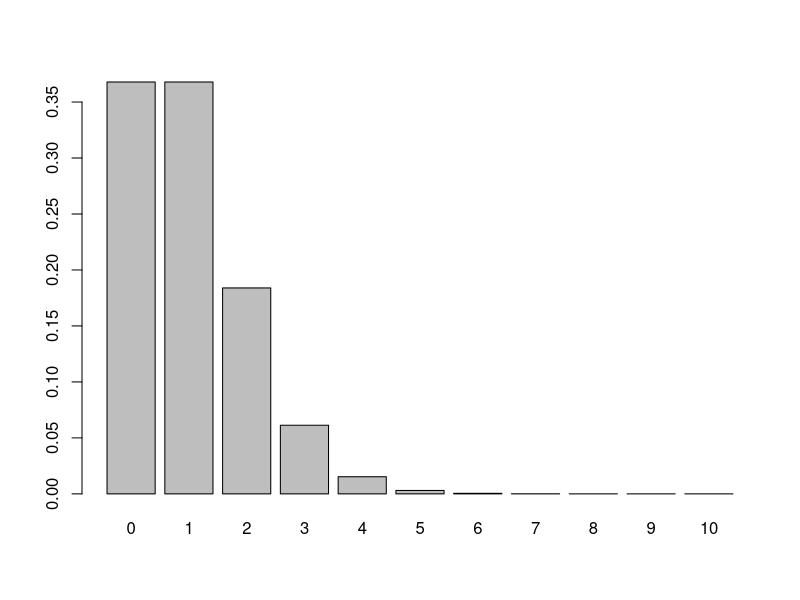
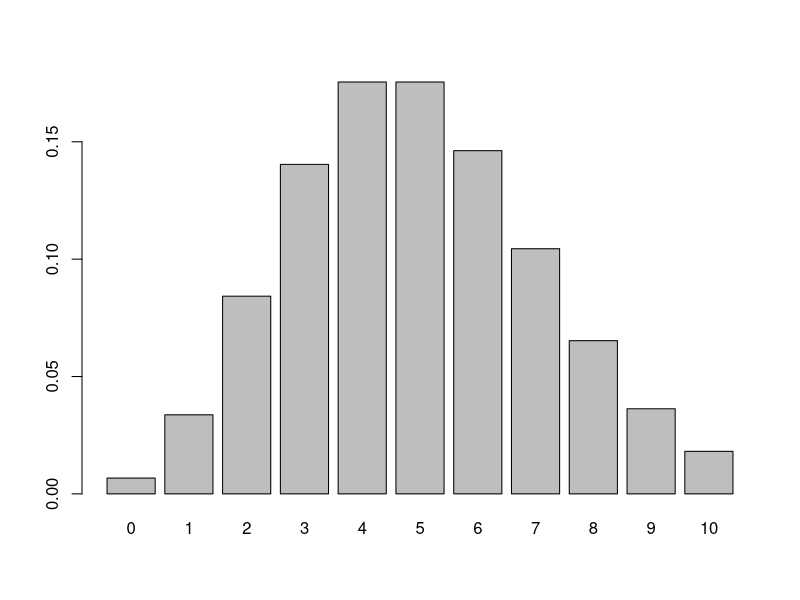
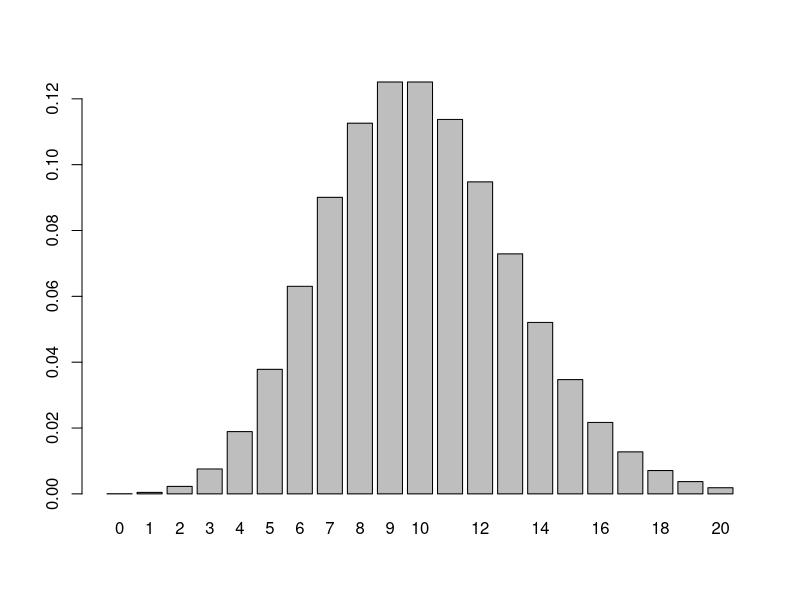
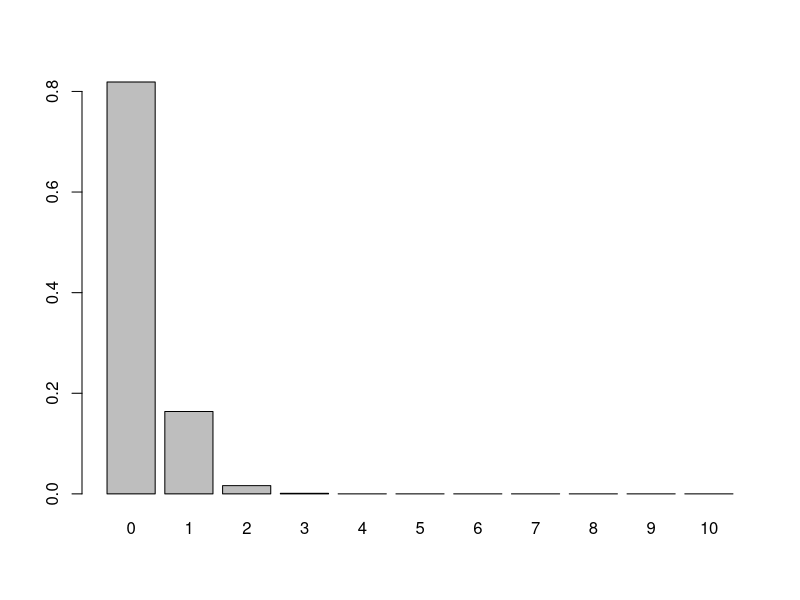

Recreate these plots in R, in order.
### Probability distributitions
### October 02, 2018
### AP


#Poissons Distribution
# Discrete X >= 0
# Random events occur with a constant rate lambda

MyVec <- dpois(x=seq(0,10), lambda = 1)
names(MyVec) <- seq(0,10)
barplot(height = MyVec)

MyVec <- dpois(x=seq(0,10), lambda = 5)
names(MyVec) <- seq(0,10)
barplot(height = MyVec)

MyVec <- dpois(x=seq(0,20), lambda = 10)
names(MyVec) <- seq(0,20)
barplot(height = MyVec)

MyVec <- dpois(x=seq(0,10), lambda = 0.2)
names(MyVec) <- seq(0,10)
barplot(height = MyVec)

# sum of the area under the curve is 1
sum(MyVec)

# with lambda = 0.2, what is the probability of obtaining a zero?
dpois(x=0,lambda=2)
